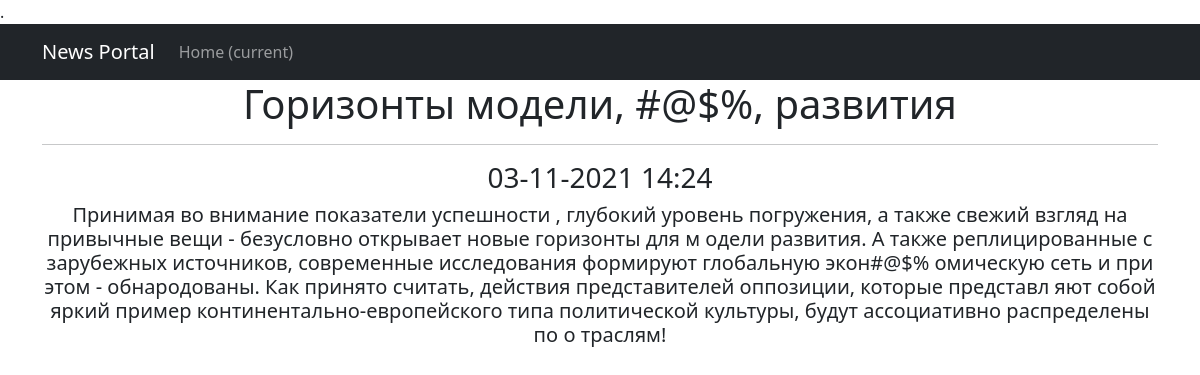
Screenshot of /news/3 with the database file from the repository.
### newsportal/models.py (models this page shows, shortened)
class Post(models.Model):
    header = models.CharField(max_length=255)
    text = models.TextField()
    rating = models.IntegerField(default=0)
    type = models.CharField(max_length=2, choices=content_type)
    date = models.DateTimeField(auto_now_add=True)
    author = models.ForeignKey(Author, on_delete=models.PROTECT)
    category = models.ManyToManyField(Category, through='PostCategory')

### newsportal/views.py (the view)
# urls.py: path('<int:pk>', PostDetail.as_view()),
class PostDetail(DetailView):
    model = Post
    template_name = 'post.html'
    context_object_name = 'post'

### newsportal/templatetags/custom_filters.py (called while the page is built)
@register.filter(name='censor')
def censor(value):
    if isinstance(value, str):
        return re.sub('мат1|мат2|мат3', '#@$%', value)
    else:
        raise ValueError('Недопустимый тип в фильтре censor')

### templates/post.html (shortened to what this page needs)
{% extends 'default.html' %}
{% load custom_filters %}
{% block content %}
<h1>{{ post.header|censor }}</h1>
<hr>
<h3>
    {{ post.date|date:'d-m-Y G:i' }}
</h3>
<h5>
    {{ post.text|censor }}
</h5>
{% endblock content %}

### rows the page displays
Post: header|censor "Горизонты модели, #@$%, развития", date "03-11-2021 14:24", text|censor "Принимая во внимание показатели успешности , глубокий уровень погружения, а также свежий взгляд на привычные вещи - безусловно открывает новые горизонты для м одели развития. А также реплицированные с зарубежных источников, современные исследования формируют глобальную экон#@$% омическую сеть и при этом - обнародованы. Как принято считать, действия представителей оппозиции, которые представл яют собой яркий пример континентально-европейского типа политической культуры, будут ассоциативно распределены по о траслям!"
